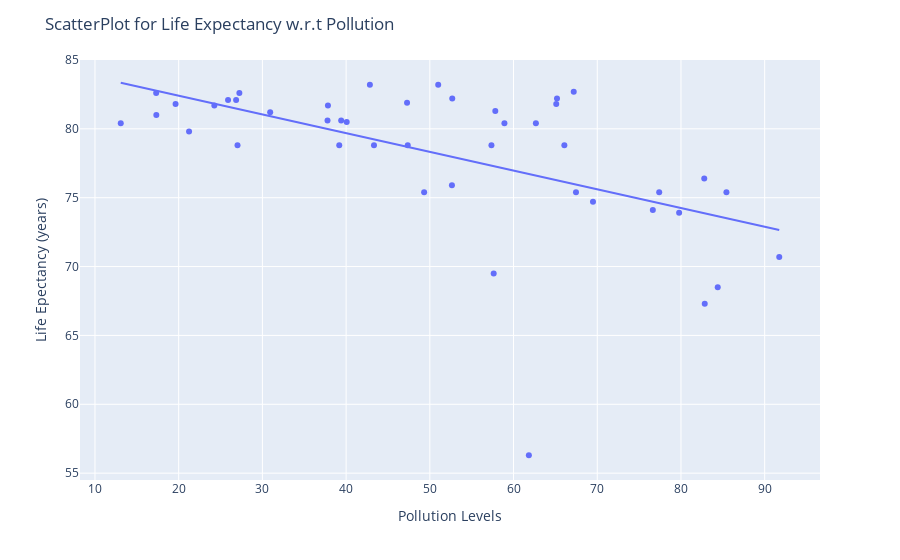

Here is the notebook cell this chart was saved with:
### Markdown cell above
*Let's observe the relationship between pollution levels and life Expectancy*

### Code cell
fig3 = px.scatter(df, x='Pollution(Index score) (City)', y='Life expectancy(years) (Country)', trendline='ols', hover_data=['City'])
fig3.update_layout(title_text = "ScatterPlot for Life Expectancy w.r.t Pollution", yaxis_title = "Life Epectancy (years)", xaxis_title="Pollution Levels")
fig3.show()

### Figure 1 — Plotly figure (JSON) as saved in the notebook; plotly's stock layout.template omitted (floating-point values rounded to 4 significant figures)
{"data": [{"customdata": [["Amsterdam"], ["Sydney"], ["Vienna"], ["Stockholm"], ["Copenhagen"], ["Helsinki"], ["Fukuoka"], ["Berlin"], ["Barcelona"], ["Vancouver"], ["Melbourne"], ["Beijing"], ["Bangkok"], ["Buenos Aires"], ["Toronto"], ["Madrid"], ["Jakarta"], ["Seoul"], ["Frankfurt"], ["Geneva"], ["Tel Aviv"], ["Istanbul"], ["Cairo"], ["Taipei"], ["Los Angeles"], ["Mumbai"], ["Boston"], ["Dublin"], ["Tokyo"], ["Chicago"], ["Hong Kong"], ["Shanghai"], ["Brussels"], ["San Francisco"], ["Paris"], ["Sao Paulo"], ["Zurich"], ["London"], ["Johannesburg"], ["Milan"], ["Washington, D.C."], ["New York"], ["Moscow"], ["Mexico City"]], "hovertemplate": "Pollution(Index score) (City)=%{x}<br>Life expectancy(years) (Country)=%{y}<br>City=%{customdata[0]}<extra></extra>", "legendgroup": "", "marker": {"color": "#636efa", "symbol": "circle"}, "mode": "markers", "name": "", "orientation": "v", "showlegend": false, "type": "scatter", "x": [30.93, 26.86, 17.33, 19.63, 21.24, 13.08, 51, 39.41, 65.19, 24.26, 25.9, 85.43, 76.64, 52.64, 37.83, 52.68, 84.39, 57.82, 37.78, 27.25, 47.28, 69.49, 91.74, 49.32, 66.07, 82.84, 27.03, 40.07, 42.84, 43.33, 67.46, 77.4, 62.67, 47.36, 65.1, 79.78, 17.31, 58.91, 61.83, 67.19, 39.18, 57.36, 57.63, 82.78], "xaxis": "x", "y": [81.2, 82.1, 81, 81.8, 79.8, 80.4, 83.2, 80.6, 82.2, 81.7, 82.1, 75.4, 74.1, 75.9, 81.7, 82.2, 68.5, 81.3, 80.6, 82.6, 81.9, 74.7, 70.7, 75.4, 78.8, 67.3, 78.8, 80.5, 83.2, 78.8, 75.4, 75.4, 80.4, 78.8, 81.8, 73.9, 82.6, 80.4, 56.3, 82.7, 78.8, 78.8, 69.5, 76.4], "yaxis": "y"}, {"hovertemplate": "<b>OLS trendline</b><br>Life expectancy(years) (Country) = -0.135759 * Pollution(Index score) (City) + 85.1149<br>R<sup>2</sup>=0.305631<br><br>Pollution(Index score) (City)=%{x}<br>Life expectancy(years) (Country)=%{y} <b>(trend)</b><extra></extra>", "legendgroup": "", "marker": {"color": "#636efa", "symbol": "circle"}, "mode": "lines", "name": "", "showlegend": false, "type": "scatter", "x": [13.08, 17.31, 17.33, 19.63, 21.24, 24.26, 25.9, 26.86, 27.03, 27.25, 30.93, 37.78, 37.83, 39.18, 39.41, 40.07, 42.84, 43.33, 47.28, 47.36, 49.32, 51, 52.64, 52.68, 57.36, 57.63, 57.82, 58.91, 61.83, 62.67, 65.1, 65.19, 66.07, 67.19, 67.46, 69.49, 76.64, 77.4, 79.78, 82.78, 82.84, 84.39, 85.43, 91.74], "xaxis": "x", "y": [83.34, 82.76, 82.76, 82.45, 82.23, 81.82, 81.6, 81.47, 81.45, 81.42, 80.92, 79.99, 79.98, 79.8, 79.76, 79.68, 79.3, 79.23, 78.7, 78.69, 78.42, 78.19, 77.97, 77.96, 77.33, 77.29, 77.27, 77.12, 76.72, 76.61, 76.28, 76.26, 76.15, 75.99, 75.96, 75.68, 74.71, 74.61, 74.28, 73.88, 73.87, 73.66, 73.52, 72.66], "yaxis": "y"}], "layout": {"legend": {"tracegroupgap": 0}, "margin": {"t": 60}, "title": {"text": "ScatterPlot for Life Expectancy w.r.t Pollution"}, "xaxis": {"anchor": "y", "domain": [0, 1], "title": {"text": "Pollution Levels"}}, "yaxis": {"anchor": "x", "domain": [0, 1], "title": {"text": "Life Epectancy (years)"}}}}
